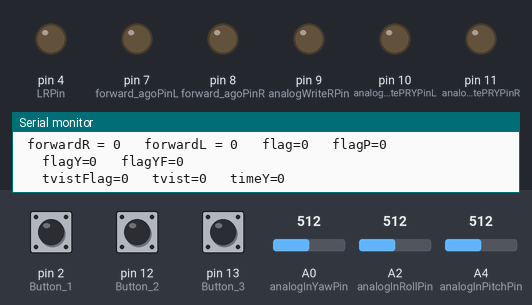
A sketch run on a simulated Arduino Uno, built with avr-gcc and run on an emulated ATmega328P. Shown: output pins drawn as LEDs (lit = HIGH), the last lines printed to the serial monitor. Inputs (shaded band) come from the test bench; at power-on: A4 (analogInPitchPin) = 512, A2 (analogInRollPin) = 512, pin 2 (Button_1) HIGH, pin 12 (Button_2) HIGH, pin 13 (Button_3) HIGH, A0 (analogInYawPin) = 512.

Above: at 3.5 s.
3.6 s: A4 (analogInPitchPin) set to 306
At 9.4 s:
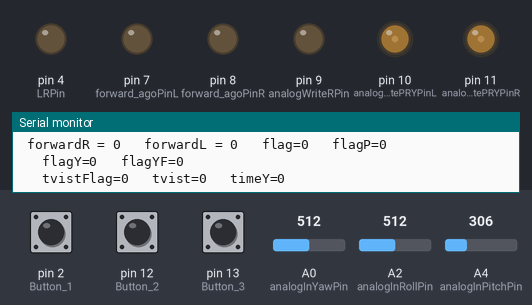
10.9 s: A2 (analogInRollPin) set to 548
15.4 s: A2 (analogInRollPin) set to 574
At 17.1 s:
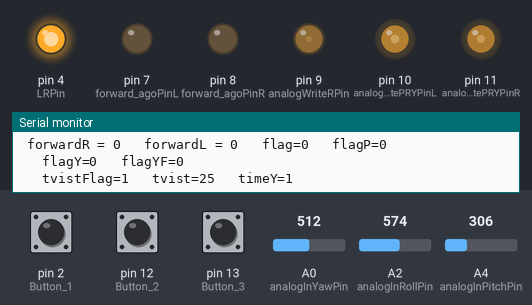
19.0 s: A4 (analogInPitchPin) set to 122
At 23.3 s:
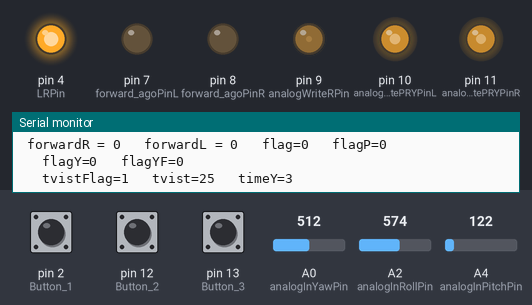
26.3 s: A4 (analogInPitchPin) set to 10
33.6 s: A2 (analogInRollPin) set to 716
At 36.6 s:
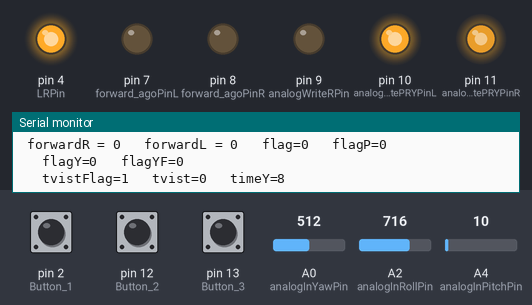
Timing chart, 0 to 40.6 s (numbered marks = the images above; inputs shaded):
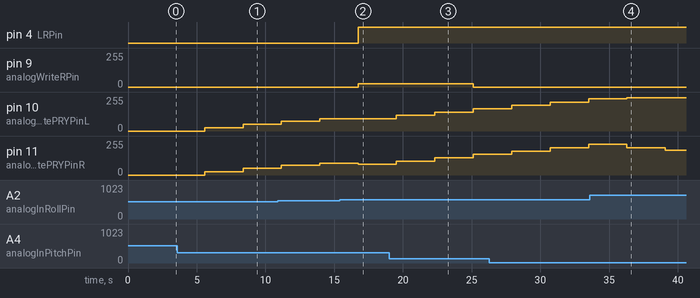

Measured:
- the behaviour switches between 560 and 561 on A2 (analogInRollPin) (found by bisection; images 1 and 2)
- after the input at 3.6 s, pin 10 (analogWritePRYPinL), pin 11 (analogWritePRYPinR): 0/255 → 25/255 after 2.0 s, → 50/255 2.8 s later
- after the input at 15.4 s, pin 4 (LRPin): LOW → HIGH after 1.3 s; pin 9 (analogWriteRPin): 0/255 → 25/255 after 1.3 s; pin 11 (analogWritePRYPinR): 89/255 → 80/255 after 1.3 s
- after the input at 19.0 s, pin 10 (analogWritePRYPinL): 92/255 → 117/255 after 0.53 s, → 142/255 2.8 s later, → 167/255 2.8 s later; pin 11 (analogWritePRYPinR): 80/255 → 105/255 after 0.53 s, → 130/255 2.8 s later, → 155/255 2.8 s later
- after the input at 33.6 s, pin 11 (analogWritePRYPinR): 230/255 → 205/255 after 2.7 s, → 187/255 2.8 s later

The sketch:

AnalogInNano11YPR3.ino
```cpp
#define Button_1      2//8
 #define Button_2      12//13
 #define Button_3      13//12
const int analogInYawPin = A0;  // резистор джоя по Yaw
const int analogInRollPin = A2; // резистор джоя по Roll
const int analogInPitchPin = A4; // пин для резистора по Pitch

 #define LRPin               4//5// управляет реверсом мотора руля
 #define forward_agoPinL      7//6// управляет реверсом левого двигателя
  #define forward_agoPinR      8//7// управляет реверсом правого двигателя

  #define analogWriteRPin        9  // ШИМ на рулевой мотор
 #define analogWritePRYPinL     10 // ШИМ на левый  ходовой мотор
 #define analogWritePRYPinR      11// ШИМ на правый ходовой мотор


int Yaw,outputYawL,outputYawR, flagY,flagYF = 0;
int Roll,tvist,tvistFlag, timeY = 0;
int outputRoll = 0;
int outputRollR = 0;
int Pitch = 0;
int outputPitch = 0;
int outputPitchD = 0;
int L,Ldriv = 0; // шим левого двигателя
int R,Rdriv = 0;// шим правого двигателя

int But1=0;
int But2=0;   //20
int But3=0;
int forwardR,forwardL,flag,flagP, flagForwardL, flagForwardR =0;//состояние реверса двигателей и флаги  переключения состояний

void setup() {
    pinMode(Button_1, INPUT_PULLUP);
    pinMode(Button_2, INPUT_PULLUP);
    pinMode(Button_3, INPUT_PULLUP);
    pinMode(forward_agoPinR, OUTPUT);
    pinMode(forward_agoPinL, OUTPUT);
    pinMode(LRPin, OUTPUT);
  Serial.begin(9600);
}

void loop() {
  Yaw = analogRead(analogInYawPin);
  Roll = analogRead(analogInRollPin);
  Pitch = analogRead(analogInPitchPin);
  forwardR=  digitalRead(forward_agoPinR);
  forwardL=  digitalRead(forward_agoPinL);
  tvistFlag= digitalRead( LRPin);


  outputPitch = map(Pitch, 540, 1023, 0, 255);
  outputPitchD = map(Pitch, 480, 0, 0, 255);
  outputRoll =  map(Roll, 480, 0, 0, 255);
  outputRollR =  map(Roll, 540, 1023, 0, 255);
  outputYawL = map(Yaw, 540, 1023, 0, 255);
  outputYawR = map(Yaw, 480, 0, 0, 255);


   if (460>Pitch)
   {       outputPitch= 0;
           if (HIGH==forwardR|| HIGH==forwardL)
              { flagForwardL =flagForwardR=flag= LOW;}
           if (480>Roll){ R= outputPitchD;  outputRollR= 0;//left
             if (outputPitchD>outputRoll)   L= (outputPitchD-outputRoll/1.5);
             if (outputPitchD<outputRoll)   L= 0; }
           if ((540>Roll)&& (Roll>480))  {  R=L=outputPitchD;     }
           if  (Roll>540)   { L= outputPitchD;  outputRoll= 0;
              if (outputPitchD>outputRollR)   R= (outputPitchD-outputRollR/1.5);
              if (outputPitchD<outputRollR)   R= 0;}
   }
 if (Pitch > 560)
  {             outputPitchD= 0;
          if (LOW==forwardR|| LOW==forwardL)
          { flagForwardR =flagForwardL=flag= HIGH ; }

          if  (480>Roll) { R= outputPitch;  //outputRollR= 0;
             if (outputPitch>outputRoll)   L= (outputPitch-outputRoll/1.5);
             if (outputPitch<outputRoll)   L= 0; }
           if  ((540>Roll)&& (Roll>480)) {outputRoll= outputRollR =0; R=L= outputPitch;  }
          if  (Roll>540) {     L= outputPitch;   outputRoll= 0;
             if (outputPitch>outputRollR)   R= (outputPitch-outputRollR/1.5);
             if (outputPitch<outputRollR)   R= 0; }
    }
    if ((560>Pitch)&& (Pitch >460))
    {       Rdriv=Ldriv=0;
            outputRoll =outputRollR =  0;  //R=L=outputPitchD =outputPitch =0;
         if (   Yaw>540)//left
         {
              if (HIGH==forwardL|| LOW==forwardR)
              { flagForwardL= LOW; flagForwardR= HIGH; flagY= LOW; }
                  L = 0;  R= outputYawL;
               if (Yaw>820) {  R= L= outputYawL; }
         }
         if (480>Yaw)//rait
          {
              if (LOW==forwardL|| HIGH==forwardR)
               {  flagForwardL= HIGH ; flagForwardR= LOW; flagY= HIGH;}
                   R= 0;   L= outputYawR;
              if  (200>Yaw){  R=L= outputYawR; }
          }
         if ((540>Yaw)&& (Yaw >480)) {  R=L =0;}
    }

  if  (460>Roll)// left  Ydiff
  {
    if  (HIGH== tvistFlag){tvistFlag= LOW; timeY=0 ; }
    if(timeY>2)tvist=0 ;
    if(timeY<2)tvist=25 ;
      timeY=timeY+1 ;
   }
  if  (560>Roll&& Roll>460) {tvist=timeY=0 ; }
  if  (Roll>560)//right
   {   if  (LOW==tvistFlag) {tvistFlag= HIGH; timeY=0 ;}
        if(timeY>2)tvist=0 ;
       if(timeY<2)tvist=25 ;
         timeY=timeY+1 ;
   }


 if (flag !=flagP  ){Rdriv=Ldriv=R=L=0; flagP=flag; }
 if (flagY !=flagYF){Rdriv=Ldriv=0; flagYF=flagY; }
   if  (Rdriv-R >20)  { Rdriv=Rdriv-25;}
   else {if (R-Rdriv>20)Rdriv=Rdriv+25;
        else Rdriv=R;  }
    if (L-Ldriv>20) { Ldriv=Ldriv+25; }
    else {
      if (Ldriv-L >20) Ldriv=Ldriv-25;
          else Ldriv=L; }
     digitalWrite( LRPin, tvistFlag);
     digitalWrite( forward_agoPinL,flagForwardL );
     digitalWrite( forward_agoPinR,flagForwardR );
     analogWrite(analogWriteRPin, tvist);
     analogWrite(analogWritePRYPinR, Rdriv);
     analogWrite(analogWritePRYPinL, Ldriv);
   But1=    digitalRead(Button_1);
    But2= digitalRead(Button_2);
    But3=  digitalRead(Button_3);


  Serial.print(" Yaw = " );
  Serial.print(Yaw);
  Serial.print("\t outputYawR = ");
  Serial.print(outputYawR);
  Serial.print("\t outputYawL = ");
  Serial.print(outputYawL);
  Serial.print("\n Roll = " );
  Serial.print(Roll);
  Serial.print("\t outputRoll = ");
  Serial.print(outputRoll);
   Serial.print("\t outputRollR = ");
  Serial.print(outputRollR);
  Serial.print("\n Pitch = " );
  Serial.print(Pitch);
  Serial.print("\t outputPitch = ");
  Serial.print(outputPitch);
  Serial.print("  R = " );
  Serial.print(R);
  Serial.print("\t Rdriv = " );
  Serial.print(Rdriv);
  Serial.print("\n                outputPitchD = ");
  Serial.print(outputPitchD);
  Serial.print("  L = ");
  Serial.print(L);
  Serial.print("\t Ldriv = ");
  Serial.print(Ldriv);
  Serial.print("\n forwardR = ");
  Serial.print(  forwardR);
  Serial.print("\t forwardL = ");
  Serial.print(  forwardL);
 Serial.print("\t flag=") ;
  Serial.print(  flag);
 Serial.print("\t flagP=") ;
  Serial.println(  flagP);
Serial.print("\t flagY=") ;
  Serial.print(  flagY);
 Serial.print("\t flagYF=") ;
  Serial.println(  flagYF);
Serial.print("\t tvistFlag=") ;
  Serial.print(  tvistFlag);
 Serial.print("\t tvist=") ;
  Serial.print(  tvist);
 Serial.print("\t timeY=") ;
  Serial.print(  timeY);

  delay(2550);

}
```
